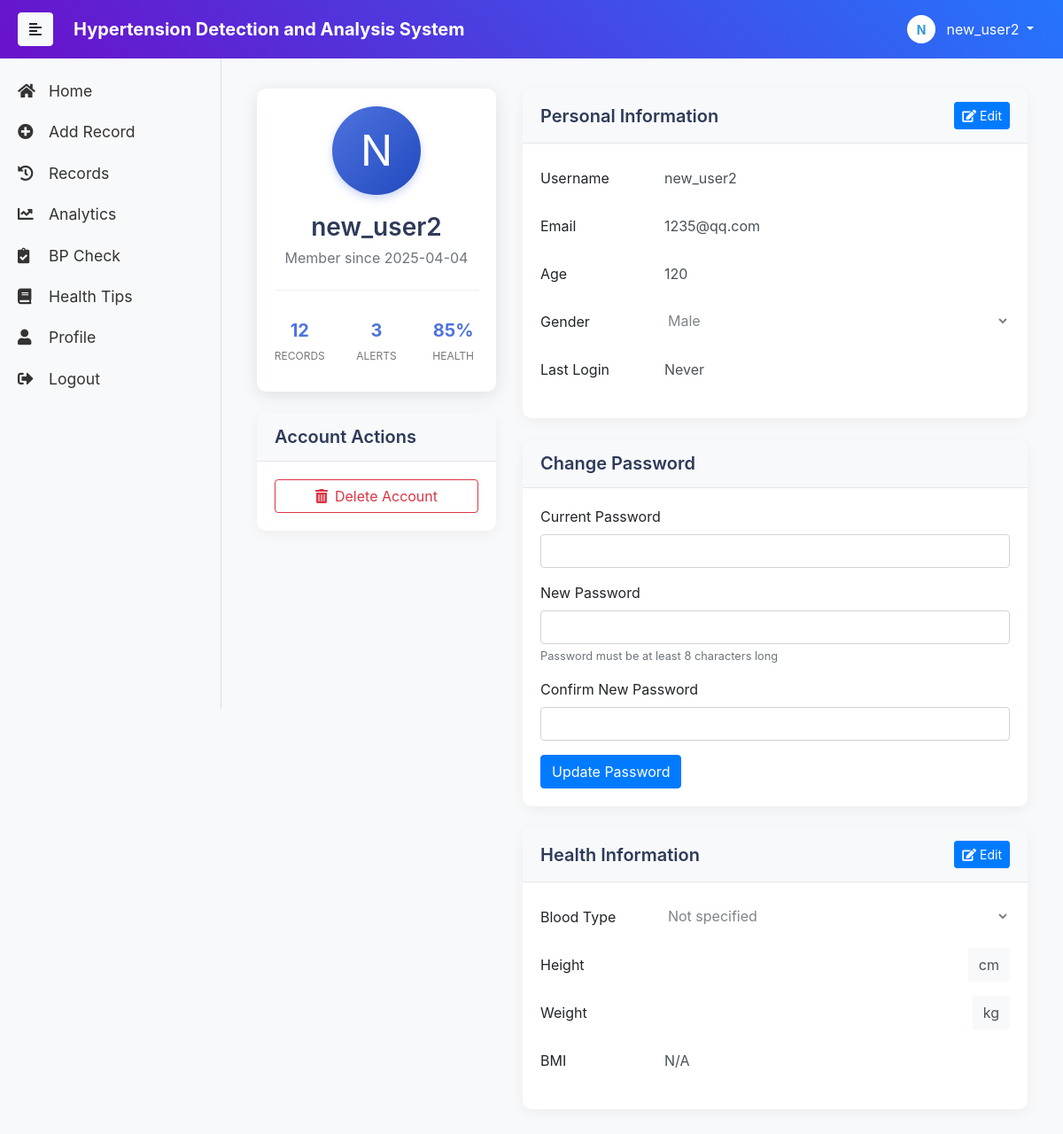
/profile (signed in), run on an earlier commit of the app's database.
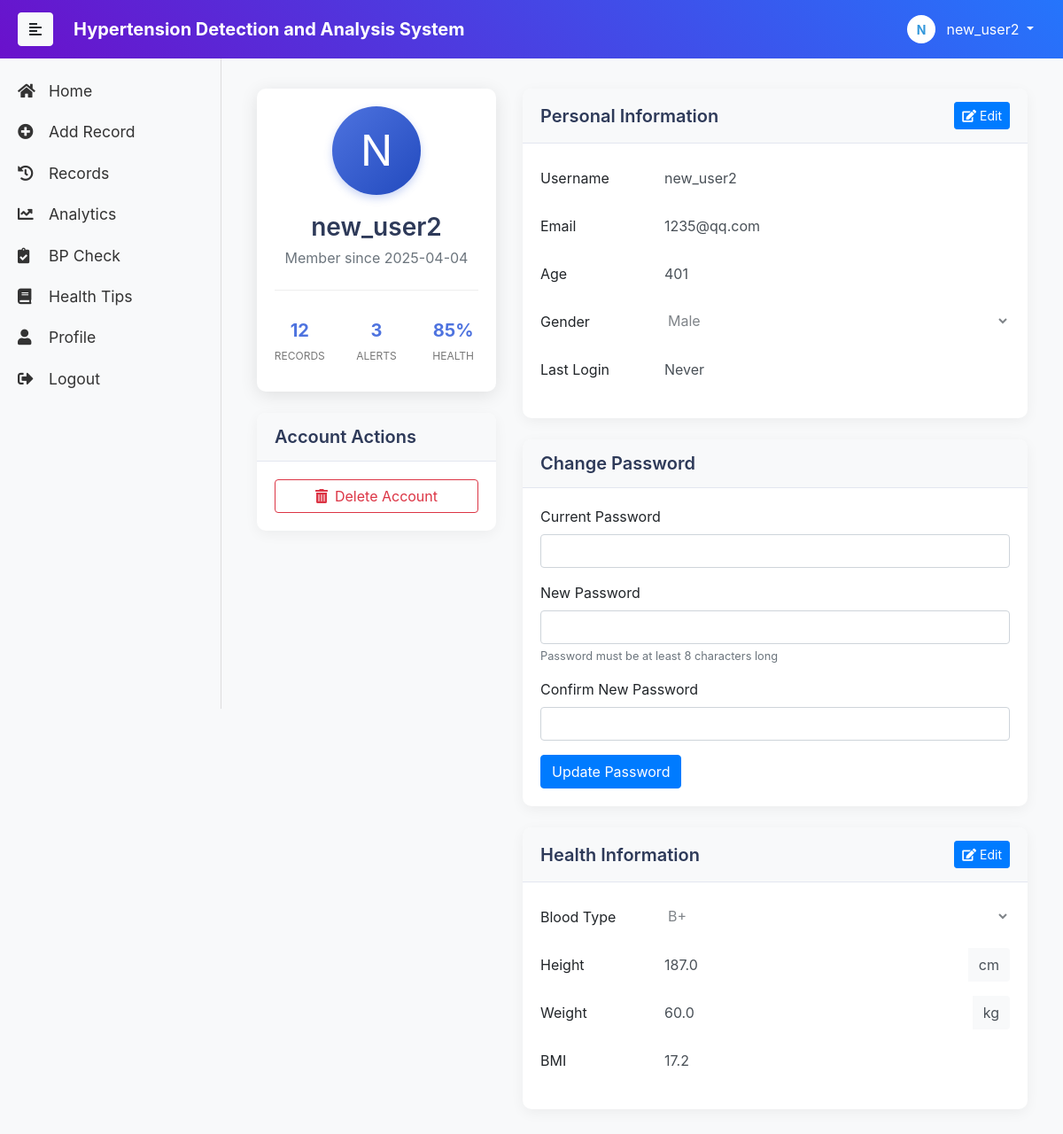
And on a later commit of the database.
### app.py (models this page shows, shortened)
class User(db.Model, UserMixin):
    __tablename__ = 'users'
    id = db.Column(db.Integer, primary_key=True)
    username = db.Column(db.String(20), unique=True, nullable=False)
    email = db.Column(db.String(120), unique=True, nullable=False)
    password_hash = db.Column(db.String(128), nullable=False)
    is_active = db.Column(db.Boolean, default=True)
    created_at = db.Column(db.DateTime, default=datetime.utcnow)
    last_login = db.Column(db.DateTime)
    age = db.Column(db.Integer)
    gender = db.Column(db.Enum(GenderEnum))
    height = db.Column(db.Float)  # 单位: cm
    weight = db.Column(db.Float)  # 单位: kg
    blood_type = db.Column(db.Enum(BloodTypeEnum))
    has_hypertension = db.Column(db.Boolean, default=False)
    has_diabetes = db.Column(db.Boolean, default=False)
    is_smoker = db.Column(db.Boolean, default=False)
    family_history = db.Column(db.String(500))  # 家族病史
    @property
    def is_authenticated(self):
        return True
    @property
    def bmi(self):
        if self.height and self.weight:
            return round(self.weight / ((self.height/100) ** 2), 1)
        return None
    @property
    def password(self):
        raise AttributeError('password is not a readable attribute')
    def get_blood_type_display(self):
        if not self.blood_type:
            return ""
        return self.blood_type.value  # 返回"A+", "B-"等

### app.py (the view)
@app.route('/profile')
@login_required
def personal_center():
    return render_template('profile.html', user=current_user)

### app.py (called while the page is built)
@login_manager.user_loader
def load_user(user_id):
    return User.query.get(int(user_id))

### templates/profile.html (shortened to what the changed rows need)
{% extends "base.html" %}
{% block content %}
<link rel="stylesheet" href="{{ url_for('static', filename='css/profile.css') }}">
<div class="container-fluid">
    <div class="row">
        <div class="col-lg-4">
            <div class="card profile-card mb-4">
                <div class="card-body text-center">
                    <div class="profile-avatar">
                        {{ user.username[0]|upper }}
                    </div>
                    <h3 class="profile-username">{{ user.username }}</h3>
                    <p class="text-muted">Member since {{ user.created_at.strftime('%Y-%m-%d') }}</p>
                    <div class="profile-stats mt-4">
                        <div class="row">
                        </div>
                    </div>
                </div>
            </div>
        </div>
        <div class="col-lg-8">
            <div class="card mb-4">
                <div class="card-body">
                    <form id="personalInfoForm" action="{{ url_for('update_profile') }}" method="POST">
                        <div class="form-group row">
                            <div class="col-sm-9">
                                <input type="text" class="form-control-plaintext" id="username" name="username"
                                       value="{{ user.username }}" readonly>
                            </div>
                        </div>
                        <div class="form-group row">
                            <div class="col-sm-9">
                                <input type="email" class="form-control-plaintext" id="email" name="email"
                                       value="{{ user.email }}" readonly>
                            </div>
                        </div>
                        <div class="form-group row">
                            <div class="col-sm-9">
                                <input type="number" class="form-control-plaintext" id="age" name="age"
                                       value="{{ user.age if user.age else '' }}" readonly>
                            </div>
                        </div>
                        <div class="form-group row">
                            <div class="col-sm-9">
                                <select class="form-control-plaintext" id="gender" name="gender" disabled>
                                    <option value="male" {% if user.gender and user.gender.value == 'male' %}selected{% endif %}>Male</option>
                                </select>
                            </div>
                        </div>
                        <div class="form-group row">
                            <div class="col-sm-9">
                                <input type="text" class="form-control-plaintext"
                                       value="{{ user.last_login.strftime('%Y-%m-%d %H:%M') if user.last_login else 'Never' }}" readonly>
                            </div>
                        </div>
                    </form>
                </div>
            </div>
            <div class="card">
                <div class="card-body">
                    <form id="healthInfoForm" action="{{ url_for('update_profile') }}" method="POST">
                        <div class="form-group row">
                            <div class="col-sm-9">
                                <select class="form-control-plaintext" id="bloodType" name="bloodType" disabled>
                                    <option value="">Not specified</option>
                                    <option value="B+" {% if user.blood_type and user.blood_type.value == 'B+' %}selected{% endif %}>B+</option>
                                </select>
                            </div>
                        </div>
                        <div class="form-group row">
                            <div class="col-sm-9">
                                <div class="input-group">
                                    <input type="number" class="form-control-plaintext" id="height" name="height"
                                           value="{{ user.height if user.height else '' }}" readonly>
                                    <div class="input-group-append">
                                        <span class="input-group-text">cm</span>
                                    </div>
                                </div>
                            </div>
                        </div>
                        <div class="form-group row">
                            <div class="col-sm-9">
                                <div class="input-group">
                                    <input type="number" class="form-control-plaintext" id="weight" name="weight"
                                           value="{{ user.weight if user.weight else '' }}" readonly>
                                    <div class="input-group-append">
                                        <span class="input-group-text">kg</span>
                                    </div>
                                </div>
                            </div>
                        </div>
                        <div class="form-group row">
                            <div class="col-sm-9">
                                <input type="text" class="form-control-plaintext" value="{{ user.bmi if user.bmi else 'N/A' }}" readonly>
                            </div>
                        </div>
                    </form>
                </div>
            </div>
        </div>
    </div>
</div>
{% endblock %}

### templates/base.html (shortened to what this page needs)
<!DOCTYPE html>
<html lang="en">
<head>
    <link href="https://stackpath.bootstrapcdn.com/bootstrap/4.5.2/css/bootstrap.min.css" rel="stylesheet">
    <link rel="stylesheet" href="https://cdnjs.cloudflare.com/ajax/libs/font-awesome/5.15.4/css/all.min.css">
    <link rel="stylesheet" href="{{ url_for('static', filename='css/styles.css') }}">
</head>
<body>
    <nav class="navbar navbar-expand-lg navbar-dark bg-gradient">
        <button type="button" id="sidebarCollapse" class="btn btn-light">
            <i class="fas fa-align-left"></i>
        </button>
        <a class="navbar-brand ml-2" href="#" style="font-weight: bolder; padding-left: 15px;">Hypertension Detection and Analysis System</a>
        <div class="ml-auto">
            {% if current_user.is_authenticated %}
            <div class="dropdown">
                <button class="btn dropdown-toggle text-white" type="button" id="userDropdown" data-toggle="dropdown" aria-haspopup="true" aria-expanded="false">
                    <div class="user-avatar">
                        {{ current_user.username[0]|upper }}
                    </div>
                    <span class="ml-2">{{ current_user.username }}</span>
                </button>
            </div>
            {% else %}
            <div class="d-flex">
                <a href="{{ url_for('login') }}" class="btn btn-outline-light mr-2">Login</a>
                <a href="{{ url_for('register') }}" class="btn btn-light">Register</a>
            </div>
            {% endif %}
        </div>
    </nav>
    <div class="wrapper">
        <nav id="sidebar">
            <ul class="list-unstyled components">
                <li><a href="{{ url_for('index') }}"><i class="fas fa-home" id="fa_home" style="width: 30px;"></i> Home</a></li>
                <li><a href="{{ url_for('add_record') }}"><i class="fas fa-plus-circle" style="width: 30px;"></i> Add Record</a></li>
                <li><a href="{{ url_for('history') }}"><i class="fas fa-history" style="width: 30px;"></i> Records</a></li>
                <li><a href="{{ url_for('data_analysis') }}"><i class="fas fa-chart-line" style="width: 30px;"></i> Analytics</a></li>
                <li><a href="{{ url_for('blood_pressure_assessment') }}"><i class="fas fa-clipboard-check" style="width: 30px;"></i> BP Check</a></li>
                <li><a href="{{ url_for('health_tips') }}"><i class="fas fa-book" style="width: 30px;"></i> Health Tips</a></li>
                {% if current_user.is_authenticated %}
                <li><a href="{{ url_for('personal_center') }}"><i class="fas fa-user" style="width: 30px;"></i> Profile</a></li>
                <li><a href="{{ url_for('logout') }}"><i class="fas fa-sign-out-alt" style="width: 30px;"></i> Logout</a></li>
                {% else %}
                <li><a href="{{ url_for('login') }}"><i class="fas fa-sign-in-alt" style="width: 30px;"></i> Login</a></li>
                <li><a href="{{ url_for('register') }}"><i class="fas fa-user-plus" style="width: 30px;"></i> Sign Up</a></li>
                {% endif %}
            </ul>
        </nav>
        <div id="content">
            <div class="container-fluid">
                {% block content %}{% endblock %}
            </div>
        </div>
    </div>
</body>
</html>

What changed in the data, as far as the page shows it:
changed User "new_user2": age "120" → "401"; bloodType (not shown) → "B+"; height (not shown) → "187.0"; weight (not shown) → "60.0"; height+weight "N/A" → "17.2"
Also different on the page:
form field bloodType: "Not specified" → (not shown)
